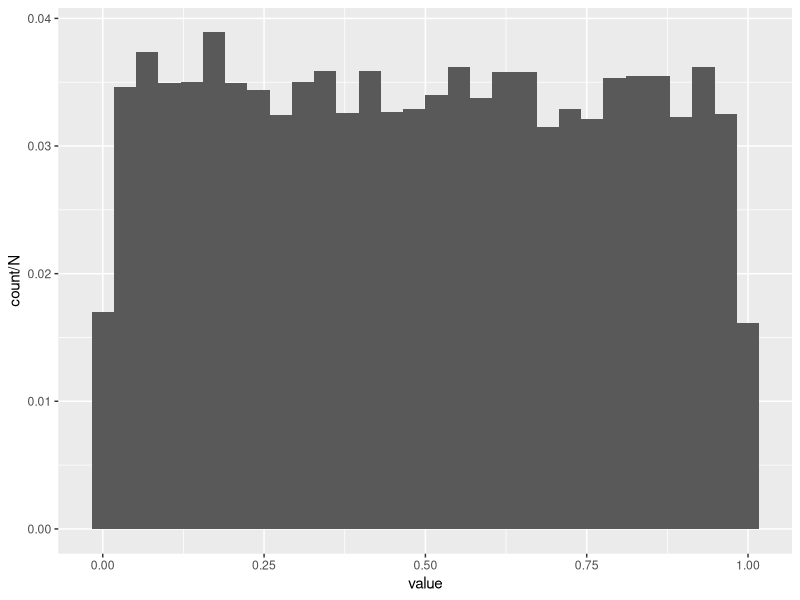

Recreate this plot in R.
## ---- chunk 1
library(tidyverse)
## ---- chunk 2
# nothing
# 1
# 2
# 3
# 4
# 1,2
# 1,3
# 2,3
# 3,4
# 2,4
# 1,4
# 1,2,3
# 1,2,4
# 1,3,4
# 2,3,4
# 1,2,3,4
## ---- chunk 3
# Pr(2 or 3) = Pr(2) + Pr(3) = 0.3 + 0.25 = 0.55
## ---- chunk 4
# F(3) = p_1+p_2+p_3 = 0.3.
## ---- chunk 5
N <- 10000
realizations_N_uniform <- runif(n = N, min = 0, max = 1)

data.frame(value = realizations_N_uniform) %>% ggplot(aes(x = value, y = ..count../N)) + geom_histogram()
## ---- chunk 6
dunif(realizations_N_uniform[1], min = 0, max = 100)
## ---- chunk 7
bernouli <- function(p, n){
  return(rbinom(n = n, size = 1, prob = p))
}

### another way to do this...

bernouli <- function(p, n){
  return(sample(c(0,1), size = n, prob = c(1-p, p), replace = T))
}

bernouli(0.1, 100) ### 100 realizations of a Bernouli(p = 0.1) RV
## ---- chunk 8
gamma_evaluator <- function(x, alpha, beta){
  return(dgamma(x = x, shape = alpha, scale = beta))
}
## ---- chunk 9
gamma_evaluator(x = c(2.77776, 3.56, 9.11), alpha = 0.2, beta = 0.2)
